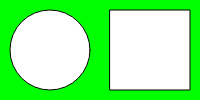
Frame 1 (no input)
Frame 60 (no input): identical to frame 1, image omitted
Frame 120 (the mouse pressed at the canvas centre since frame 60): identical to frame 1, image omitted

The p5.js sketch that drew this single still picture (run headless with seeded random() and noise() and a simulated clock; from frame 60 on, the mouse is pressed at the canvas centre):

// p5.js sketch
// ── sketch.js
/**
Tuyet-Ngoc Le
	CSC 2463
	Assignment 1 Example 1
	Due: 01/24/2017
**/

function setup(){
	createCanvas(200, 100);
}

function draw(){
	background(0, 255, 0);
	ellipse(50, 50, 80, 80);
	rect(110, 10, 80, 80);
}
